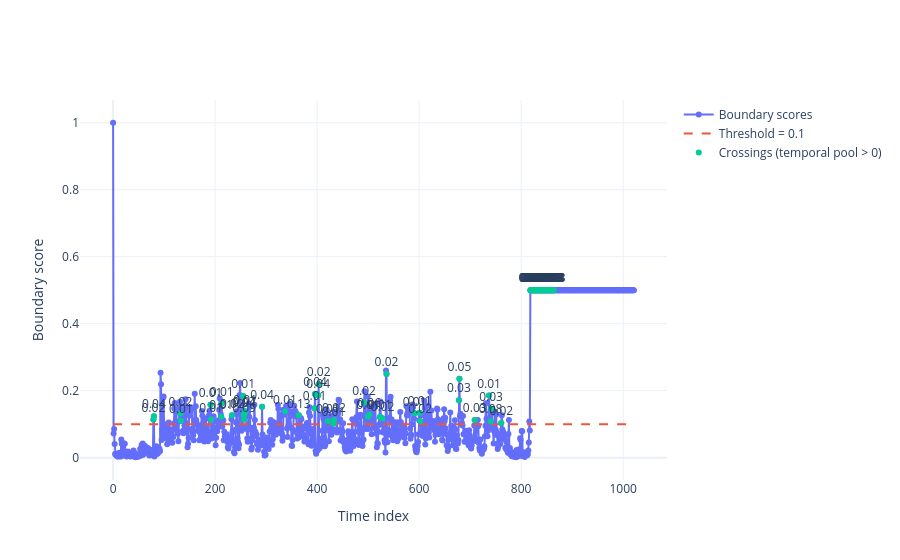

The notebook cell saved with this chart:
### Code cell
import plotly.graph_objects as go
score = list(scores.values())[2]
# Example inputs (replace with your real tensors / lists)
boundary_scores = torch.tensor(score['boundary_prob'][:,1])          # shape [T]
temporal_pool_scores = torch.tensor(score['scores'])  # shape [T]
temporal_pool_scores = torch.sigmoid(temporal_pool_scores)

threshold = 0.1
T = len(boundary_scores)
x = list(range(T))

# 1. Boundary crossings
cross_idx = torch.nonzero(boundary_scores >= threshold, as_tuple=False).squeeze(-1)
cross_y = boundary_scores[cross_idx].tolist()

# 2. Align temporal pool scores by order
tp = temporal_pool_scores.tolist()
k = min(len(cross_idx), len(tp))

cross_idx = cross_idx[:k]
cross_y = cross_y[:k]
tp = tp[:k]

# 3. Keep only temporal pool scores > 0
keep = [i for i, v in enumerate(tp) if v > 0.01]

final_x = cross_idx[keep].tolist()
final_y = [cross_y[i] for i in keep]
final_tp = [tp[i] for i in keep]

fig = go.Figure()

# Boundary scores
fig.add_trace(go.Scatter(
    x=x,
    y=boundary_scores.tolist(),
    mode="lines+markers",
    name="Boundary scores"
))

# Threshold line
fig.add_trace(go.Scatter(
    x=[0, T - 1],
    y=[threshold, threshold],
    mode="lines",
    line=dict(dash="dash"),
    name=f"Threshold = {threshold}"
))

# Filtered crossing points
fig.add_trace(go.Scatter(
    x=final_x,
    y=final_y,
    mode="markers+text",
    text=[f"{v:.2f}" for v in final_tp],
    textposition="top center",
    name="Crossings (temporal pool > 0)",
    hovertemplate=(
        "Index: %{x}<br>"
        "Boundary: %{y:.4f}<br>"
        "Temporal pool: %{text}"
        "<extra></extra>"
    )
))

fig.update_layout(
    xaxis_title="Time index",
    yaxis_title="Boundary score",
    template="plotly_white"
)

fig.show()

### Figure 1 — Plotly figure (JSON) as saved in the notebook; plotly's stock layout.template omitted (floating-point values rounded to 4 significant figures; data arrays with more than 128 entries replaced by an {"elided": "..."} marker saying what was removed)
{"data": [{"mode": "lines+markers", "name": "Boundary scores", "x": {"elided": "1022 int values"}, "y": {"elided": "1022 float values"}, "type": "scatter"}, {"line": {"dash": "dash"}, "mode": "lines", "name": "Threshold = 0.1", "x": [0, 1021], "y": [0.1, 0.1], "type": "scatter"}, {"hovertemplate": "Index: %{x}<br>Boundary: %{y:.4f}<br>Temporal pool: %{text}<extra></extra>", "mode": "markers+text", "name": "Crossings (temporal pool > 0)", "text": ["0.02", "0.04", "0.02", "0.01", "0.01", "0.01", "0.01", "0.01", "0.02", "0.01", "0.04", "0.09", "0.07", "0.01", "0.04", "0.01", "0.13", "0.01", "0.04", "0.04", "0.02", "0.01", "0.01", "0.02", "0.02", "0.01", "0.06", "0.01", "0.02", "0.02", "0.01", "0.01", "0.02", "0.03", "0.05", "0.03", "0.01", "0.08", "0.03", "0.02", "0.13", "0.13", "0.13", "0.13", "0.13", "0.13", "0.13", "0.13", "0.13", "0.13", "0.13", "0.13", "0.13", "0.13", "0.13", "0.13", "0.13", "0.13", "0.13", "0.13", "0.13", "0.13", "0.13", "0.13", "0.13", "0.13", "0.13", "0.13", "0.13", "0.13", "0.13", "0.13", "0.13", "0.13", "0.13", "0.13", "0.13", "0.13", "0.13", "0.13", "0.13", "0.13", "0.13", "0.13", "0.13", "0.13", "0.13"], "textposition": "top center", "x": [79, 80, 132, 133, 191, 192, 212, 213, 233, 255, 256, 257, 258, 259, 292, 337, 364, 395, 396, 402, 403, 421, 432, 433, 492, 500, 502, 523, 528, 536, 591, 601, 602, 678, 679, 709, 737, 740, 741, 761, 818, 819, 820, 821, 822, 823, 824, 825, 826, 827, 828, 829, 830, 831, 832, 833, 834, 835, 836, 837, 838, 839, 840, 841, 842, 843, 844, 845, 846, 847, 848, 849, 850, 851, 852, 853, 854, 855, 856, 857, 858, 859, 860, 861, 862, 863, 864], "y": [0.1139, 0.1239, 0.1314, 0.1105, 0.158, 0.1138, 0.1225, 0.1617, 0.1264, 0.1843, 0.1275, 0.1141, 0.1325, 0.1384, 0.1521, 0.1386, 0.1267, 0.1479, 0.1899, 0.1864, 0.2193, 0.1094, 0.1018, 0.1124, 0.1645, 0.1221, 0.129, 0.1216, 0.1171, 0.2498, 0.1325, 0.134, 0.1096, 0.1715, 0.2358, 0.1126, 0.1858, 0.109, 0.1464, 0.1038, 0.5, 0.5, 0.5, 0.5, 0.5, 0.5, 0.5, 0.5, 0.5, 0.5, 0.5, 0.5, 0.5, 0.5, 0.5, 0.5, 0.5, 0.5, 0.5, 0.5, 0.5, 0.5, 0.5, 0.5, 0.5, 0.5, 0.5, 0.5, 0.5, 0.5, 0.5, 0.5, 0.5, 0.5, 0.5, 0.5, 0.5, 0.5, 0.5, 0.5, 0.5, 0.5, 0.5, 0.5, 0.5, 0.5, 0.5], "type": "scatter"}], "layout": {"xaxis": {"title": {"text": "Time index"}}, "yaxis": {"title": {"text": "Boundary score"}}}}
